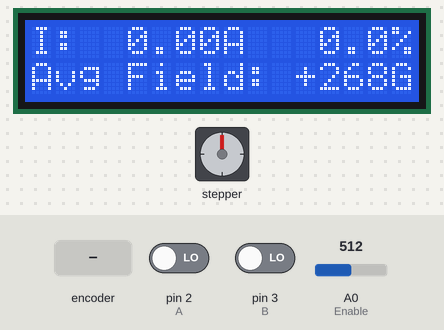
This sketch was run on a simulated Arduino Uno, built with avr-gcc and run on an emulated ATmega328P. Shown: stepper motor, 16×2 character LCD. Wiring (inferred from the names in the program): stepper motor (2048 steps per turn assumed): coils pin 8, pin 9, pin 10, pin 11. The inputs (shaded band) are chosen by the test bench; at power-on: A0 (Enable) = 512, pin 2 (A) LOW, pin 3 (B) LOW.

Above: at 3.2 s.
3.3 s: rotary encoder on pin 2 (A) / pin 3 (B) turned 3 steps (first pin leading)
At 4.4 s:
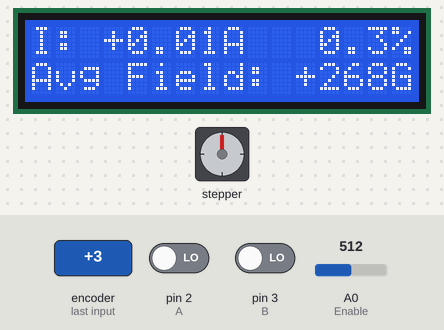
5.4 s: A0 (Enable) set to 499
At 5.84 s:
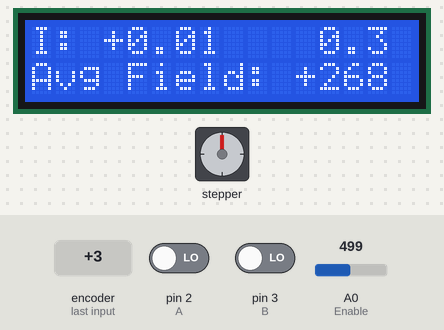
8.4 s: rotary encoder on pin 2 (A) / pin 3 (B) turned 1 step (first pin leading)
At 8.67 s:
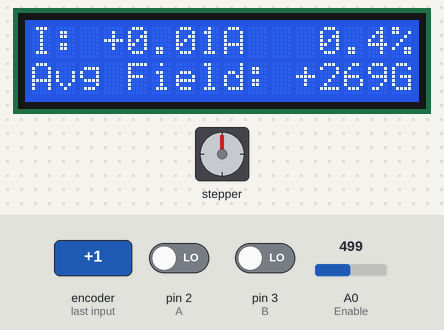
10.1 s: A0 (Enable) set to 522
11.6 s: A0 (Enable) set to 511
At 12.14 s:
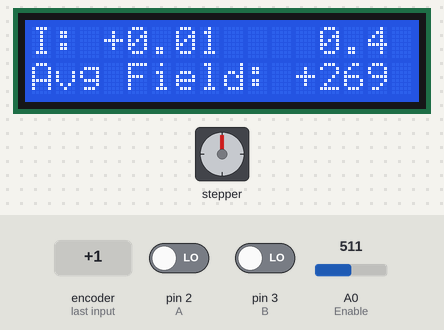
14.6 s: A0 (Enable) set to 716
Timing chart, 0 to 17.1 s (numbered marks = the images above; inputs shaded):
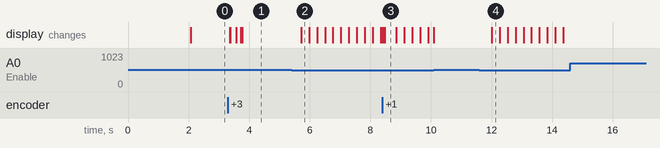

The sketch:

Magdrv_fw_v16.ino
```cpp
// Full Range Zeeman Magnet Driver 1
// v01 - Basic implementation
// v02 - Increase PWM frequency, rearrange pins for use with 2 line 16 character LCD
// v03 - ~4K PWM frequency, 4 turns total.
// v04 - Add Enable, 8 turns total.
// v05 - Compensate for dead zone quirk.
// v07 - Initial LCD display.
// v08 - Released version 1.0 control box. ;-)
// v10 - Cleaned up initialization.
// v16 - Added LCD units blink for labels in standby.

// Signals:
//   Encoder: A=D2, B=D3, UP LED=D8, DOWN LED=D11.
//   H-Bridge (PWM): HBridgePos=D9, HBridgeNeg=D10.

#define FirmwareVersion 116

#include <LiquidCrystal.h>

const int numRows = 2;
const int numCols = 16;

LiquidCrystal lcd(12, 13, 4, 5, 6, 7);

#define LEDWidth 25

#define A           2  // D2 Encoder input A
#define B           3  // D3 Encoder input B
#define UP          8  // Up LED (was 4)
#define DOWN        11 // Down LED (was 5)

// H-Bridge Drive.  May want logical OR (via diodes) of 9 and 10 to H-Bridge ENABLE.  Without this, coil freewheeling
//                   when not driven, which may be what we want.

#define HBridgePOS  9  // D9 H-Bridge positive drive
#define HBridgeNEG 10  // D10 H-Bridge negative drive

#define Resolution  4  // Results in 4 total turns
#define DeadZone 16    // Low current dead zone

#define AtmegaLED 13   // D12 On-board LED

// Encoder input definitions and interrupt routines

bool oldPin1A = LOW;
bool oldPin1B = LOW;
bool newPin1A = LOW;
bool newPin1B = LOW;

int Changed = 1;

#define KnobChanged 1   // Encoder input
#define EnableChanged 2 // Analog ensble
#define BlinkChanged 4  // Clock trigger

int Error1 = 0;
int MaxCount = (256-DeadZone << Resolution) - 1; // Total +/- counts
int Value  = 0;
float DisplayValue = 0;
float Percent = 0;
int PWMValue = 0;
int LEDCount1 = 0;

int PWMEnable = 0;
int PreviousPWMEnable = 0;

float CurrentScale = 1400.0;
float GaussScale = 130.0;
float GaussZeroI = 268.0;
float GaussValue = 0;
int GaussInt = 0;

int Enable = A0;        // Front panel switch 5 V = enable
int CurrentSense = A1;  // Approximately 4.8 V / 3 A

int BlinkCount = 0;
bool Blink = LOW;
bool  Blinked = LOW;

void encoderupdate1A() {
  oldPin1A = newPin1A;
  oldPin1B = newPin1B;
  Changed |= KnobChanged;

  newPin1A = digitalRead(A);
  newPin1B = digitalRead(B);

  if (oldPin1A == oldPin1B)
    {
      Value++;       // Increment position.
      if (Value > MaxCount) Value = MaxCount;
      digitalWrite(UP, HIGH);
      LEDCount1 = LEDWidth;
    }
  else
    {
      Value--;       // Decrement position.
      if (Value < -MaxCount) Value = -MaxCount;
      digitalWrite(DOWN, HIGH);
      LEDCount1 = LEDWidth;
    }
 }

void encoderupdate1B() {
  oldPin1A = newPin1A;
  oldPin1B = newPin1B;
  Changed |= KnobChanged;

  newPin1A = digitalRead(A);
  newPin1B = digitalRead(B);

  if (oldPin1A == oldPin1B)
    {
      Value--;       // Decrement position.
      if (Value < -MaxCount) Value = -MaxCount;
      digitalWrite(DOWN, HIGH);
      LEDCount1 = LEDWidth;
    }
  else
    {
      Value++;       // Increment position.
      if (Value > MaxCount) Value = MaxCount;
      digitalWrite(UP, HIGH);
      LEDCount1 = LEDWidth;
    }
}

void setup()
{
  pinMode(2, INPUT);    // Channel 1 A
  pinMode(3, INPUT);    // Channel 1 B
  pinMode(8, OUTPUT);   // Channel 1 Up
  pinMode(11, OUTPUT);  // Channel 1 Down

  pinMode(9, OUTPUT);   // H-Bridge Positive (PWM)
  pinMode(10, OUTPUT);  // H-Bridge Negative (PWM)

//  noInterrupts();

  attachInterrupt(0, encoderupdate1A, CHANGE);
  attachInterrupt(1, encoderupdate1B, CHANGE);

// Initialize LCD

  lcd.begin(numCols, numRows);

  lcd.setCursor(0,0);
  lcd.print("Zeemagnet Driver");
  lcd.setCursor(0,1);
  lcd.print("Version: ");
  lcd.print(FirmwareVersion*.01);
  delay(2000);

  lcd.setCursor(0,0);
  lcd.print("I:      A      %");
  lcd.setCursor(0,1);
  lcd.print("Avg Field:     G");

// Set PWM frequency to ~31 kHz for pins 9 and 10

 TCCR1B = TCCR1B & 0b11111000 | 1;

// Initialize Timer0 PWM B for RTC Interrupt

  TCNT0  = 0;                                      // Value
  OCR0B = 128;                                     // Compare match register
  TCCR0B &= !(_BV(CS02) | _BV(CS01) | _BV(CS00));  // Clear CS bits (0b0111)
  TCCR0B |= _BV(CS02) | _BV(CS00);                 // Set prescaler to 1024 (0b101)
  TIMSK0 |= _BV(OCIE0B);                           // Enable timer compare interrupt (bit 0b0100)

  interrupts();
}


  ISR(TIMER0_COMPB_vect) // Timer compare ISR
   {
     BlinkCount++;

     if (BlinkCount > 15)
       {
         Blink = !Blink;
         Blinked = HIGH;
         Changed |= BlinkChanged;
         BlinkCount = 0;
       }
 }


void loop()
  {

// PWM Drive

    PreviousPWMEnable = PWMEnable;
    PWMEnable = analogRead(Enable);
    if (PreviousPWMEnable != PWMEnable) Changed |= EnableChanged;

    if ((Changed != 0) && (PWMEnable > 511))
      {
        if (Value > 0)
          {
            PWMValue = ((Value >> Resolution) + DeadZone) & 255;
            analogWrite(HBridgePOS,PWMValue); // H-Bridge positive drive
            analogWrite(HBridgeNEG,0);        // H-Bridge negative zeroed
          }
        else if (Value < 0)
          {
            PWMValue = ((-Value >> Resolution) + DeadZone) & 255;
            analogWrite(HBridgeNEG,PWMValue); // H-Bridge negative drive
            analogWrite(HBridgePOS,0);        // H-Bridge positive drive zeroes
          }
        else
          {
            analogWrite(HBridgeNEG,0);  // H-Bridge negative drive zeroed
            analogWrite(HBridgePOS,0);  // H-Bridge positive drive zeroed
          }
      }
    else if (PWMEnable < 512)
      {
        analogWrite(HBridgeNEG,0);  // H-Bridge negative drive zeroed
        analogWrite(HBridgePOS,0);  // H-Bridge positive drive zeroed
      }

// Up/down LED for demo version.

    if (LEDCount1 > 0)
      {
        LEDCount1--;
          if (LEDCount1 == 0)
            {
              digitalWrite(UP,LOW);
              digitalWrite(DOWN,LOW);
            }
      }

// LCD units update for I, %, and G.

    if (((Changed != 0) && (PWMEnable >= 512)) || ((Changed & ((KnobChanged || EnableChanged)!= 0)) && ((PWMEnable < 512))) || ((Blinked == HIGH) && (Blink == HIGH)))
      {
        lcd.setCursor(8,0);
        lcd.print("A");
        lcd.setCursor(15,0);
        lcd.print("%");
        lcd.setCursor(15,1);
        lcd.print("G");
        lcd.setCursor(3,0);

        DisplayValue = Value / CurrentScale; // Current display

// LCD current display

        if (DisplayValue > 0)
          {
            lcd.print("+");
            lcd.print(DisplayValue);
          }
        else if (DisplayValue < 0)
          {
            lcd.print(DisplayValue);
          }
        else lcd.print(" 0.00");

// LCD percent display.

        lcd.setCursor(10,0); // PWM percent
        Percent = (100.0 * Value) / MaxCount;

        if (Percent < 0) Percent = -Percent;

        if ((Percent < 99.95) && (Percent >= 10.0))
          {
             lcd.print(" ");
             lcd.print(Percent,1);
          }
        else if ((Percent < 9.95) && (Percent >= 0.0))
          {
             lcd.print("  ");
             lcd.print(Percent,1);
          }
        else if (Percent == 100.0)
          {
            lcd.print("100.0");
          }

// LCD Guass display.

        lcd.setCursor(11,1);

              GaussValue = GaussZeroI + (DisplayValue * GaussScale);
              GaussInt = GaussValue;

              if (GaussInt >= 100)
                {
                  lcd.print("+");
                  lcd.print(GaussInt);
                }
              else if (GaussInt >= 10)
                {
                  lcd.print(" +");
                  lcd.print(GaussInt);
                }
              else if (GaussInt > 0)
                {
                  lcd.print("  +");
                  lcd.print(GaussInt);
                }
              else if (GaussInt == 0)
                {
                  lcd.print("   0");
                }
              else if (GaussInt <= -100)
                {
                  lcd.print("");
                  lcd.print(GaussInt);
                }
              else if (GaussInt <= -10)
                {
                  lcd.print(" ");
                  lcd.print(GaussInt);
                }
              else
                {
                  lcd.print("  ");
                  lcd.print(GaussInt);
                }
                Changed = 0;
             Blinked = LOW;
             }

  // LCD units blanking for Standby blink.

         else if ((Blinked == HIGH) && ((PWMEnable < 512) && (Blink == LOW)) && (Value != 0))
         {
                 lcd.setCursor(15,1);
                 lcd.print(" ");  // Gauss = blank.
                 lcd.setCursor(8,0);
                 lcd.print(" "); // Current = blank.
                 lcd.setCursor(15,0);
                 lcd.print(" ");   // PWM % = blank.

                 Changed = 0;
                 Blinked = LOW;
           }
         }
```

Measured:
- the behaviour switches between 512 and 511 on A0 (Enable) (found by bisection; images 1 and 2)
- after the input at 3.3 s, the display: first changes after 0.05 s (image 1 shows a later state)
- after the input at 5.4 s, the display: changes after 0.32 s (image 2)
- after the input at 8.4 s, the display: first changes at once (image 3 shows a later state)
- after the input at 11.6 s, the display: changes after 0.41 s (image 4)
- after the input at 14.6 s, every drawn part: stays the same
